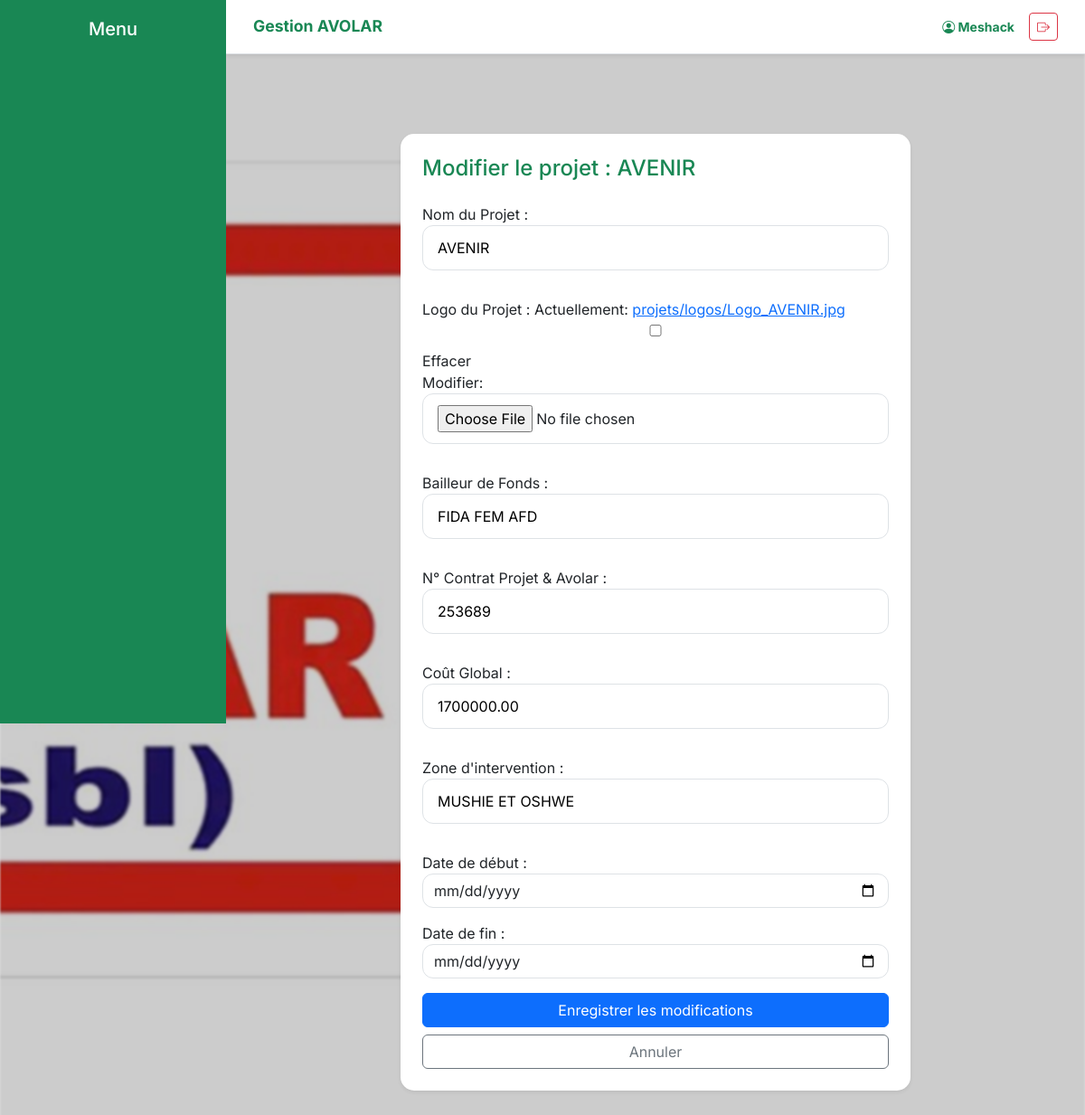
/projet/modifier/1/ (signed in), run on the app's committed database.
### dashboard/models.py (models this page shows, shortened)
class Projet(models.Model):
    nom = models.CharField(max_length=200, verbose_name="Nom du Projet")
    logo = models.ImageField(upload_to='projets/logos/', null=True, blank=True, verbose_name="Logo du Projet")
    bailleur_fond = models.CharField(max_length=200, verbose_name="Bailleur de Fonds")
    no_contrat = models.CharField(max_length=100, verbose_name="N° Contrat Projet & Avolar")
    cout_global = models.DecimalField(max_digits=15, decimal_places=2, verbose_name="Coût Global")
    zone_intervention = models.CharField(max_length=255, verbose_name="Zone d'intervention")
    date_debut = models.DateField(verbose_name="Date de début")
    date_fin = models.DateField(verbose_name="Date de fin")
    chef_projet = models.ForeignKey(User, on_delete=models.SET_NULL, null=True, blank=True)

### dashboard/views.py (the view)
# urls.py: path('projet/modifier/<int:id>/', views.modifier_projet, name='modifier_projet'),
@login_required
def modifier_projet(request, id):
    projet = get_object_or_404(Projet, id=id)
    if request.method == 'POST':
        form = ProjetForm(request.POST, request.FILES, instance=projet)
        if form.is_valid():
            form.save()
            return redirect('liste_projets')
    else:
        form = ProjetForm(instance=projet)
    return render(request, 'dashboard/modifier_projet.html', {'form': form, 'projet': projet})

### dashboard/forms.py
class ProjetForm(forms.ModelForm):
    class Meta:
        model = Projet
        fields = ['nom', 'logo', 'bailleur_fond', 'no_contrat', 'cout_global', 'zone_intervention', 'date_debut', 'date_fin']
        widgets = {
            'date_debut': forms.DateInput(attrs={'type': 'date', 'class': 'form-control'}),
            'date_fin': forms.DateInput(attrs={'type': 'date', 'class': 'form-control'}),
        }

### dashboard/templates/dashboard/modifier_projet.html (shortened to what this page needs)
{% extends 'dashboard/base.html' %}
{% block content %}
<div class="container py-5">
    <div class="card shadow-sm border-0 p-4 col-md-8 mx-auto">
        <h4 class="mb-4 text-success">Modifier le projet : {{ projet.nom }}</h4>
        <form method="post" enctype="multipart/form-data">
            {{ form.as_p }}
            <button type="submit" class="btn btn-primary w-100">Enregistrer les modifications</button>
            <a href="{% url 'detail_projet' projet.id %}" class="btn btn-outline-secondary w-100 mt-2">Annuler</a>
        </form>
    </div>
</div>
{% endblock %}

### dashboard/templates/dashboard/base.html (shortened to what this page needs)
{% load static %}
<!DOCTYPE html>
<html lang="fr">
<head>
    <link href="https://cdn.jsdelivr.net/npm/bootstrap@5.3.0/dist/css/bootstrap.min.css" rel="stylesheet">
    <link href="https://cdn.jsdelivr.net/npm/bootstrap-icons@1.10.0/font/bootstrap-icons.css" rel="stylesheet">
</head>
<body>
<header class="top-bar shadow-sm">
    <div class="d-flex align-items-center">
        <span class="fw-bold text-success text-truncate" style="font-size: 1.1rem;">Gestion AVOLAR</span>
    </div>
    <div class="d-flex align-items-center">
        <span class="fw-bold text-success me-2 me-md-3 small d-none d-sm-inline"><i class="bi bi-person-circle"></i> {{ user.username|default:"Administrateur" }}</span>
        <a href="{% url 'deconnexion' %}" class="btn btn-outline-danger btn-sm" title="Se déconnecter"><i class="bi bi-box-arrow-right"></i></a>
    </div>
</header>
<nav class="sidebar d-none d-lg-block">
    <h5 class="text-center mb-4">Menu</h5>
</nav>
<main class="main-content">
    {% block content %}{% endblock %}
</main>
</body>
</html>

### data on the page
Projet: nom "AVENIR", bailleur_fond "FIDA FEM AFD", no_contrat "253689", cout_global "1700000.00", zone_intervention "MUSHIE ET OSHWE"

### other printed values
{{ user.username|default:"Administrateur" }} "Meshack"
